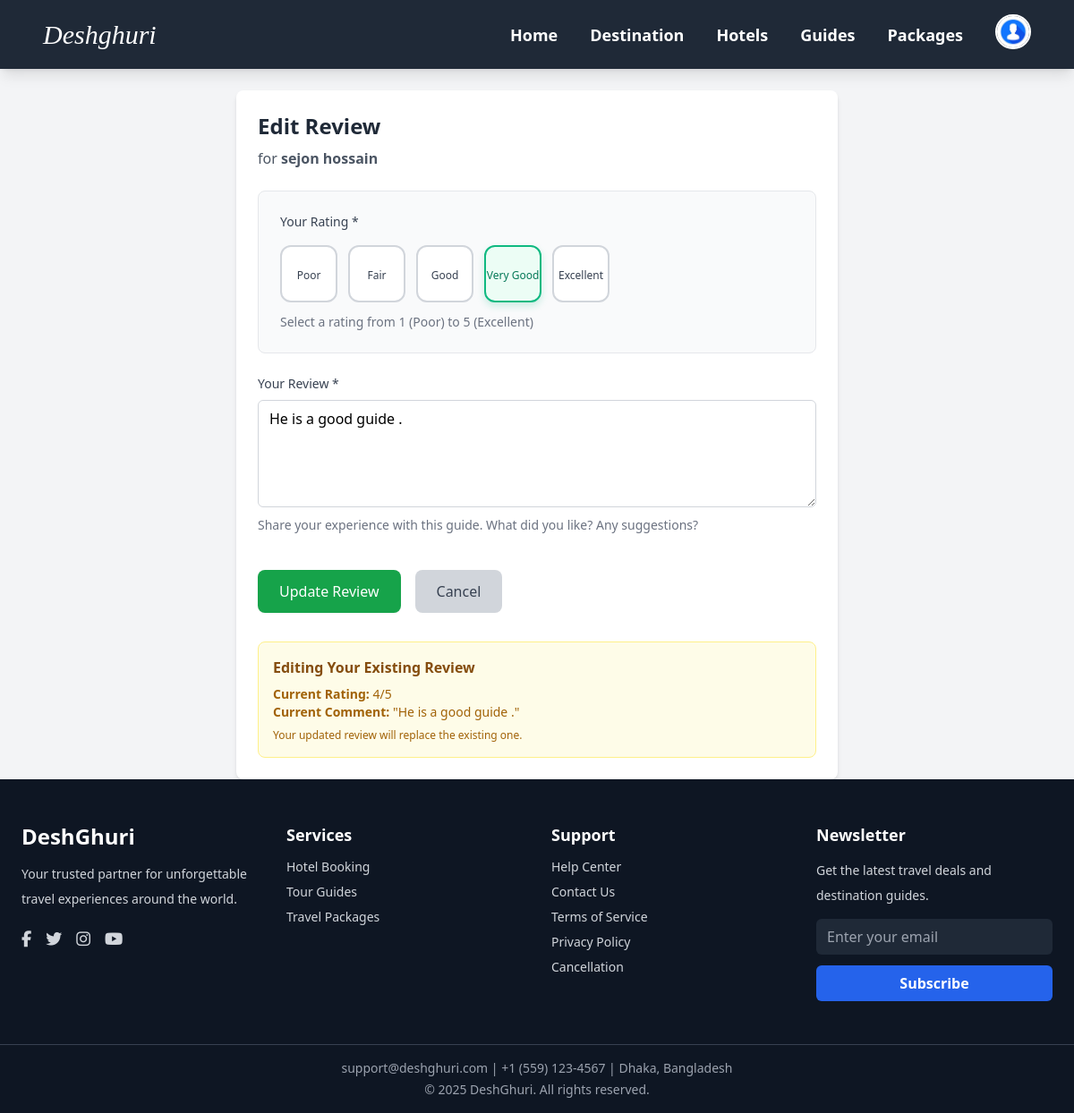
/guides/reviews/4/edit/ (signed in), run on an earlier commit of the app's database.
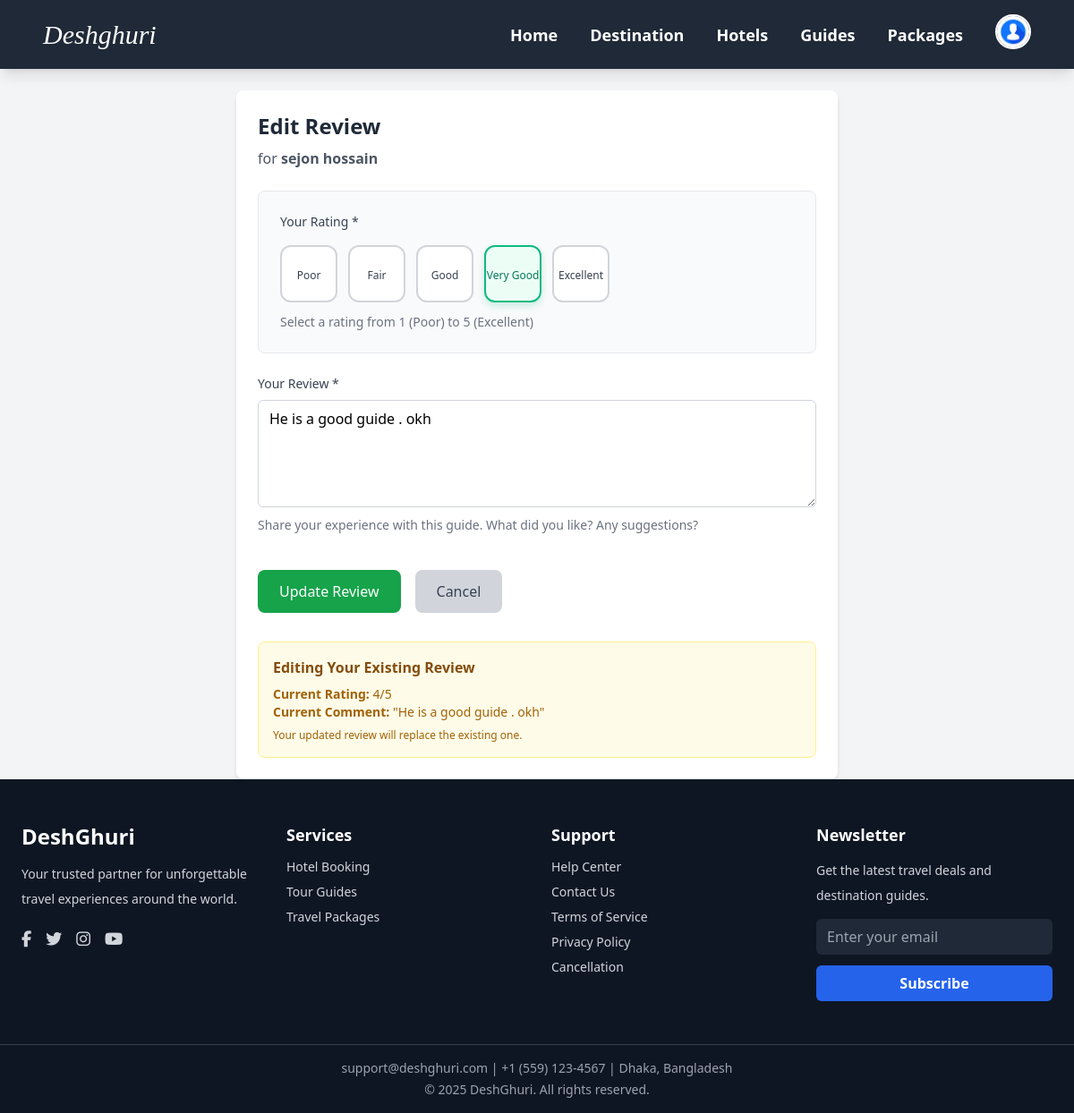
And on a later commit of the database.
### guides/models.py (models this page shows, shortened)
class Review(models.Model):
    guide = models.ForeignKey(settings.AUTH_USER_MODEL, on_delete=models.CASCADE, related_name="reviews_received")
    tourist = models.ForeignKey(settings.AUTH_USER_MODEL, on_delete=models.CASCADE, related_name="reviews_given")
    rating = models.PositiveIntegerField(choices=[(1, '1'), (2, '2'), (3, '3'), (4, '4'), (5, '5')])
    comment = models.TextField()
    created_at = models.DateTimeField(auto_now_add=True)
    class Meta:
        unique_together = ['guide', 'tourist']  # Prevent multiple reviews from same tourist

### accounts/utils.py (the view)
        def wrapper(request, *args, **kwargs):
            if request.user.is_authenticated and request.user.role in allowed_roles:
                return view_func(request, *args, **kwargs)
            else:
                raise PermissionDenied

### guides/forms.py
class ReviewForm(forms.ModelForm):
    RATING_CHOICES = [
        (1, '1 - Poor'),
        (2, '2 - Fair'),
        (3, '3 - Good'),
        (4, '4 - Very Good'),
        (5, '5 - Excellent'),
    ]
    rating = forms.ChoiceField(
        choices=RATING_CHOICES,
        widget=forms.RadioSelect(attrs={'class': 'rating-radio'}),
        label='Your Rating'
    )
    class Meta:
        model = Review
        fields = ['rating', 'comment']
        widgets = {
            'comment': forms.Textarea(attrs={
                'class': 'w-full px-3 py-2 border border-gray-300 rounded-md focus:outline-none focus:ring-2 focus:ring-blue-500',
                'rows': 4,
                'placeholder': 'Share your experience with this guide... What did you like? Any suggestions?'
            }),
        }
        labels = {
            'comment': 'Your Review'
        }
    def __init__(self, *args, **kwargs):
        super().__init__(*args, **kwargs)
        self.fields['rating'].required = True
        self.fields['comment'].required = True

### template/guides/review_form.html (shortened to what this page needs)
{% extends 'base.html' %}
{% block content %}
<div class="max-w-2xl mx-auto bg-white rounded-lg shadow-md p-6">
    <div class="mb-6">
        <h1 class="text-2xl font-bold text-gray-800">{{ action }} Review</h1>
        <p class="text-gray-600 mt-2">for <span class="font-semibold">{{ guide.user.get_full_name }}</span></p>
    </div>
    <form method="post" class="space-y-6">
        <div class="bg-gray-50 p-6 rounded-lg border border-gray-200">
            <label class="block text-sm font-medium text-gray-700 mb-4">Your Rating *</label>
            <div class="flex flex-wrap gap-3 mb-3">
                {% for choice in form.rating %}
                <label class="rating-option flex flex-col items-center cursor-pointer transition-all duration-300">
                    <div class="rating-box w-16 h-16 flex flex-col items-center justify-center rounded-xl border-2 transition-all duration-300
                        {% if choice.choice_value == form.rating.value %}border-green-500 bg-green-50 text-green-700 shadow-sm{% else %}border-gray-300 bg-white text-gray-700 hover:border-green-300{% endif %}">
                        <span class="text-xs mt-1">{{ choice.choice_label|slice:"3:" }}</span>
                    </div>
                </label>
                {% endfor %}
            </div>
            <p class="text-sm text-gray-500 mt-2">Select a rating from 1 (Poor) to 5 (Excellent)</p>
        </div>
        <div>
            <label for="{{ form.comment.id_for_label }}" class="block text-sm font-medium text-gray-700 mb-2">
                Your Review *
            </label>
            {{ form.comment }}
            <p class="text-sm text-gray-500 mt-1">Share your experience with this guide. What did you like? Any suggestions?</p>
        </div>
        <div class="flex space-x-4 pt-4">
            <button type="submit" class="bg-green-600 text-white px-6 py-3 rounded-lg hover:bg-green-700 transition-colors font-medium shadow-sm">
                {% if action == 'Create' %}Submit Review{% else %}Update Review{% endif %}
            </button>
            <a href="{% url 'guide_detail' guide.id %}" class="bg-gray-300 text-gray-700 px-6 py-3 rounded-lg hover:bg-gray-400 transition-colors font-medium">
                Cancel
            </a>
        </div>
    </form>
    {% if action == 'Edit' %}
    <div class="mt-8 p-4 bg-yellow-50 border border-yellow-200 rounded-lg">
        <h3 class="font-semibold text-yellow-800 mb-2">Editing Your Existing Review</h3>
        <div class="text-sm text-yellow-700">
            <p><strong>Current Rating:</strong> {{ review.rating }}/5</p>
            <p><strong>Current Comment:</strong> "{{ review.comment|truncatewords:30 }}"</p>
            <p class="mt-2 text-xs">Your updated review will replace the existing one.</p>
        </div>
    </div>
    {% endif %}
</div>
{% endblock %}

What changed in the data, as far as the page shows it:
changed Review: comment "He is a good guide ." → "He is a good guide . okh"
